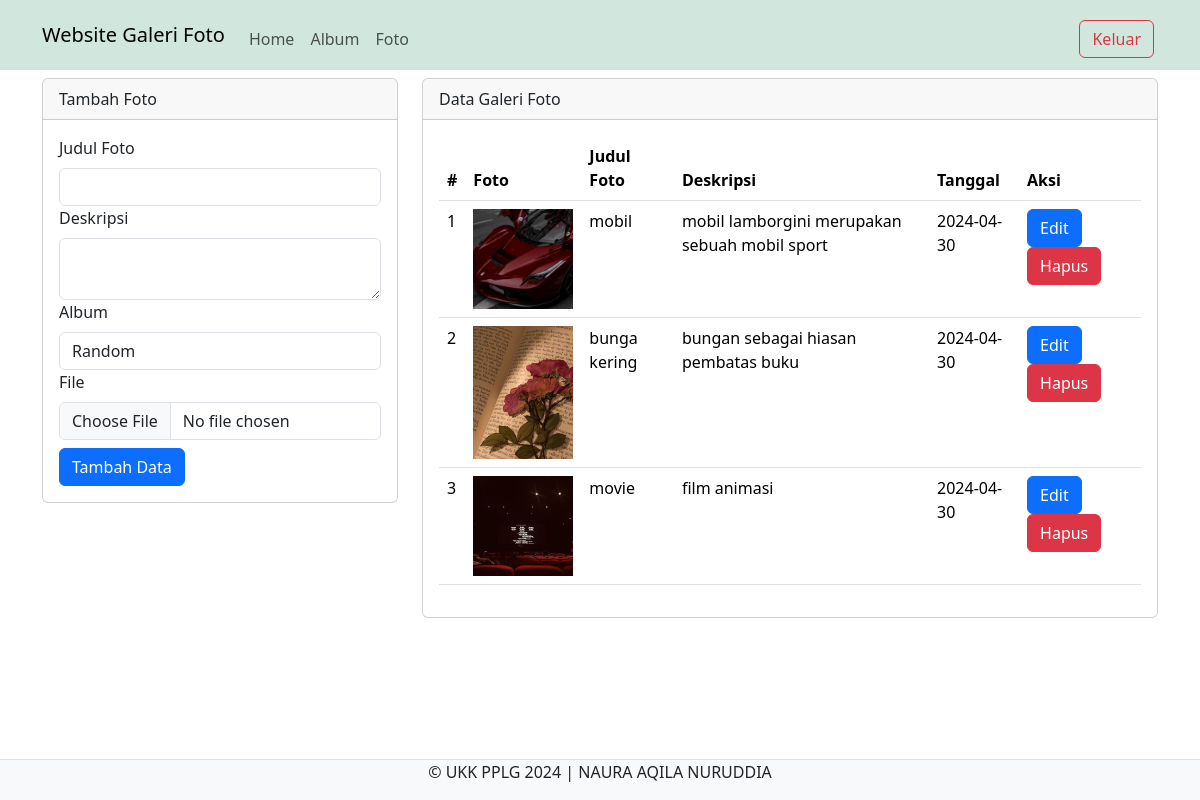
Screenshot of /ukk_naura/admin/foto.php (signed in) with the database file from the repository.
### tables this page shows
CREATE TABLE `foto` (
  `fotoid` int(11) NOT NULL,
  `judulfoto` varchar(255) NOT NULL,
  `deskripsifoto` text NOT NULL,
  `tanggalunggah` date NOT NULL,
  `lokasifile` varchar(255) NOT NULL,
  `albumid` int(11) NOT NULL,
  `userid` int(11) NOT NULL
);

### ukk_naura/admin/foto.php (the view, shortened to what this page needs)
<?php
include '../config/koneksi.php';
?>
<!DOCTYPE html>
<html lang="en">
<head>
    <link rel="stylesheet" type="text/css" href="../assets/css/bootstrap.min.css">
</head>
<body>
    <nav class="navbar navbar-expand-lg bg-success-subtle">
        <div class="container">
            <a class="navbar-brand" href="index.php">Website Galeri Foto</a>
            <div class="collapse navbar-collapse mt-2" id="navbarNavAltMarkup">
                <div class="navbar-nav me-auto">
                    <a href="home.php" class="nav-link">Home</a>
                    <a href="album.php" class="nav-link">Album</a>
                    <a href="foto.php" class="nav-link">Foto</a>
                </div>
                <a href="../config/aksi_logout.php" class="btn btn-outline-danger m-1">Keluar</a>
            </div>
        </div>
    </nav>
    <div class="container">
        <div class="row">
            <div class="col-md-4">
                <div class="card mt-2">
                    <div class="card-header">Tambah Foto</div>
                    <div class="card-body">
                        <form action="../config/aksi_foto.php" method="post" enctype="multipart/form-data">
                            <label class="form-label">Judul Foto</label>
                            <input type="text" name="judulfoto" class="form-control" required>
                            <label class="form-label">Deskripsi</label>
                            <textarea class="form-control" name="deskripsifoto" required></textarea>
                            <label class="form-label">Album</label>
                            <select class="form-control" name="albumid" required>
                                <?php
                                $sql_album = mysqli_query($koneksi, "SELECT * FROM album");
                                while ($data_album = mysqli_fetch_array($sql_album)) { ?>
                                    <option value="<?php echo $data_album['albumid'] ?>"><?php echo $data_album['namaalbum'] ?></option>
                                <?php } ?>
                            </select>
                            <label class="form-label">File</label>
                            <input type="file" class="form-control" name="lokasifile" required>
                            <button type="submit" class="btn btn-primary mt-2" name="tambah">Tambah Data</button>
                        </form>
                    </div>
                </div>
            </div>
            <div class="col-md-8">
                <div class="card mt-2">
                    <div class="card-header">Data Galeri Foto</div>
                    <div class="card-body">
                        <table class="table">
                            <thead>
                                <tr>
                                    <th>#</th>
                                    <th>Foto</th>
                                    <th>Judul Foto</th>
                                    <th>Deskripsi</th>
                                    <th>Tanggal</th>
                                    <th>Aksi</th>
                                </tr>
                            </thead>
                            <tbody>
                                <?php
                                $no = 1;
                                $userid = $_SESSION['userid'];
                                $sql = mysqli_query($koneksi, "SELECT * FROM foto WHERE userid='$userid'");
                                while ($data = mysqli_fetch_array($sql)) {
                                ?>
                                    <tr>
                                        <td><?php echo $no++ ?></td>
                                        <td><img src="../assets/img/<?php echo $data['lokasifile'] ?>" width="100"></td>
                                        <td><?php echo $data['judulfoto'] ?></td>
                                        <td><?php echo $data['deskripsifoto'] ?></td>
                                        <td><?php echo $data['tanggalunggah'] ?></td>
                                        <td>
                                            <button type="button" class="btn btn-primary" data-bs-toggle="modal" data-bs-target="#edit<?php echo $data['fotoid'] ?>">
                                                Edit
                                            </button>
                                            <button type="button" class="btn btn-danger" data-bs-toggle="modal" data-bs-target="#hapus<?php echo $data['fotoid'] ?>">
                                                Hapus
                                            </button>
                                        </td>
                                    </tr>
                                <?php } ?>
                            </tbody>
                        </table>
                    </div>
                </div>
            </div>
        </div>
    </div>
    <footer class="d-flex justify-content-center border-top mt-3 bg-light fixed-bottom">
        <p>&copy; UKK PPLG 2024 | NAURA AQILA NURUDDIA</p>
    </footer>
</body>
</html>

### rows the page displays
foto: lokasifile (picture), judulfoto "mobil", deskripsifoto "mobil lamborgini merupakan sebuah mobil sport", tanggalunggah "2024-04-30"
foto: lokasifile (picture), judulfoto "bunga kering", deskripsifoto "bungan sebagai hiasan pembatas buku", tanggalunggah "2024-04-30"
foto: lokasifile (picture), judulfoto "movie", deskripsifoto "film animasi", tanggalunggah "2024-04-30"

### other values shown
form field albumid "Random"
